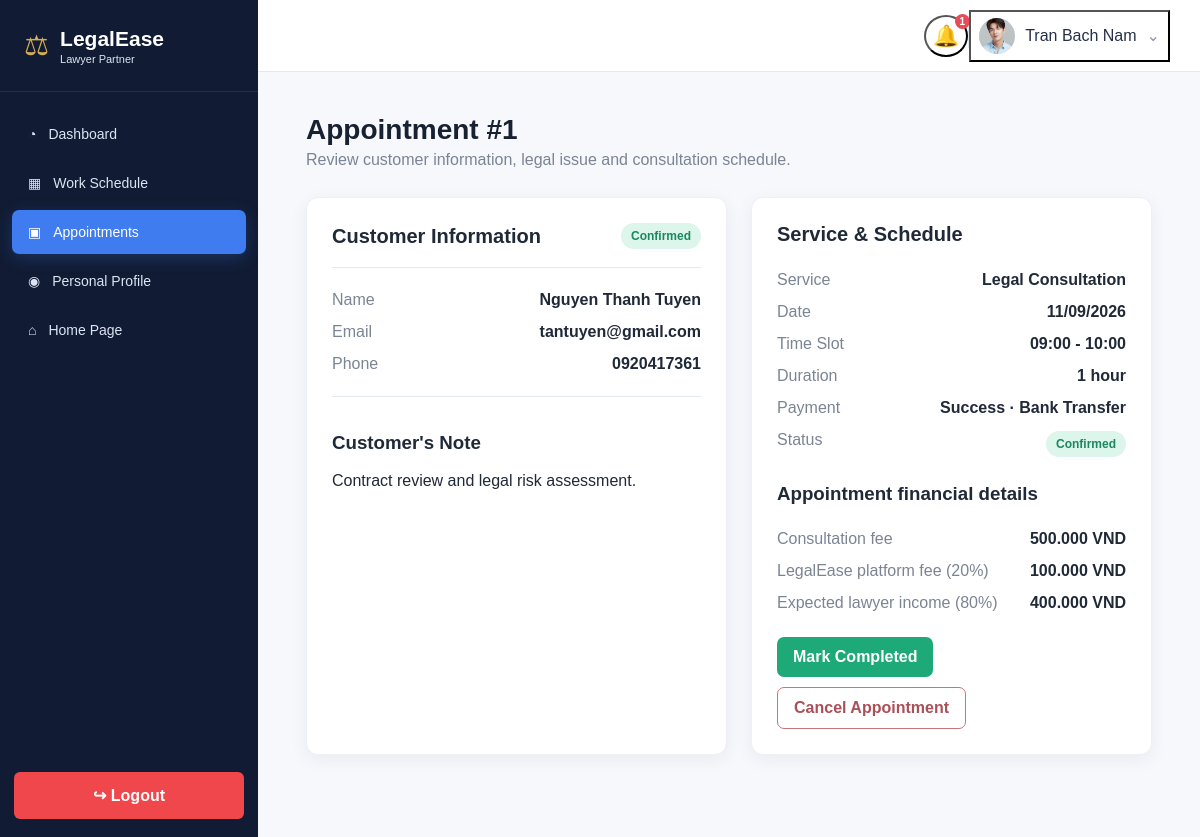
Screenshot of /lawyer/appointment.php?id=1 (signed in) with the database file from the repository.
### tables this page shows
CREATE TABLE lawyer_profiles (
 id INT AUTO_INCREMENT PRIMARY KEY,user_id INT NOT NULL UNIQUE,full_name VARCHAR(150) NOT NULL,phone VARCHAR(30) DEFAULT '',experience_years INT NOT NULL DEFAULT 0,bio TEXT,
 office_address VARCHAR(255) DEFAULT '',location_id INT NULL,is_verified TINYINT(1) NOT NULL DEFAULT 0,rating DECIMAL(2,1) NOT NULL DEFAULT 0.0,
 consultation_fee DECIMAL(10,2) NOT NULL DEFAULT 500000,avatar_file VARCHAR(255) DEFAULT '',created_at DATETIME NOT NULL DEFAULT CURRENT_TIMESTAMP,
 CONSTRAINT fk_lawyer_user FOREIGN KEY(user_id) REFERENCES users(id) ON DELETE CASCADE,
 CONSTRAINT fk_lawyer_location FOREIGN KEY(location_id) REFERENCES locations(id) ON DELETE SET NULL
);

CREATE TABLE appointments (
 id INT AUTO_INCREMENT PRIMARY KEY,slot_id INT NOT NULL,customer_id INT NOT NULL,lawyer_id INT NOT NULL,service_name VARCHAR(150) DEFAULT 'Legal Consultation',note TEXT NOT NULL,
 appointment_date DATE NOT NULL,start_time TIME NOT NULL,end_time TIME NOT NULL,fee DECIMAL(10,2) NOT NULL DEFAULT 0,status ENUM('Pending','Confirmed','Completed','Cancelled') NOT NULL DEFAULT 'Pending',notes TEXT DEFAULT NULL,
 cancel_reason VARCHAR(255) DEFAULT NULL,cancelled_by ENUM('customer','lawyer','admin') DEFAULT NULL,
 created_at DATETIME NOT NULL DEFAULT CURRENT_TIMESTAMP,updated_at DATETIME NULL,payment_due_at DATETIME NULL,payment_reminder_sent_at DATETIME NULL,INDEX idx_appt_lawyer_status(lawyer_id,status),INDEX idx_appt_customer_status(customer_id,status),
 CONSTRAINT fk_appt_slot FOREIGN KEY(slot_id) REFERENCES availability_slots(id),CONSTRAINT fk_appt_customer FOREIGN KEY(customer_id) REFERENCES customer_profiles(id) ON DELETE CASCADE,
 CONSTRAINT fk_appt_lawyer FOREIGN KEY(lawyer_id) REFERENCES lawyer_profiles(id) ON DELETE CASCADE
);

CREATE TABLE customer_profiles (
 id INT AUTO_INCREMENT PRIMARY KEY,user_id INT NOT NULL UNIQUE,full_name VARCHAR(150) NOT NULL,phone VARCHAR(30) DEFAULT '',address VARCHAR(255) DEFAULT '',avatar_file VARCHAR(255) DEFAULT '',gender ENUM('Male','Female','Other') NULL,birth_date DATE NULL,
 CONSTRAINT fk_customer_user FOREIGN KEY(user_id) REFERENCES users(id) ON DELETE CASCADE
);

CREATE TABLE users (
  id INT AUTO_INCREMENT PRIMARY KEY,
  name VARCHAR(150) NOT NULL,
  email VARCHAR(150) NOT NULL UNIQUE,
  password VARCHAR(255) NOT NULL,
  role ENUM('admin','lawyer','customer') NOT NULL,
  is_active TINYINT(1) NOT NULL DEFAULT 1,
  created_at DATETIME NOT NULL DEFAULT CURRENT_TIMESTAMP
);

CREATE TABLE availability_slots (
 id INT AUTO_INCREMENT PRIMARY KEY,lawyer_id INT NOT NULL,available_date DATE NOT NULL,start_time TIME NOT NULL,end_time TIME NOT NULL,is_available TINYINT(1) NOT NULL DEFAULT 1,created_at DATETIME NOT NULL DEFAULT CURRENT_TIMESTAMP,
 INDEX idx_slot_lawyer_date(lawyer_id,available_date),CONSTRAINT fk_slot_lawyer FOREIGN KEY(lawyer_id) REFERENCES lawyer_profiles(id) ON DELETE CASCADE
);

CREATE TABLE payments (
 id INT AUTO_INCREMENT PRIMARY KEY,appointment_id INT NOT NULL UNIQUE,customer_id INT NOT NULL,lawyer_id INT NOT NULL,amount DECIMAL(10,2) NOT NULL DEFAULT 0,method VARCHAR(50) DEFAULT '',
 status ENUM('Pending','Success','Cancelled','Failed','Refund Pending','Refunded','Partially Refunded') NOT NULL DEFAULT 'Pending',created_at DATETIME NOT NULL DEFAULT CURRENT_TIMESTAMP,paid_at DATETIME NULL,updated_at DATETIME NULL,
 CONSTRAINT fk_payment_appt FOREIGN KEY(appointment_id) REFERENCES appointments(id) ON DELETE CASCADE,
 CONSTRAINT fk_payment_customer FOREIGN KEY(customer_id) REFERENCES customer_profiles(id) ON DELETE CASCADE,
 CONSTRAINT fk_payment_lawyer FOREIGN KEY(lawyer_id) REFERENCES lawyer_profiles(id) ON DELETE CASCADE
);

### lawyer/appointment.php (the view, shortened to what the rows shown need)
<?php
require_once __DIR__.'/../includes/lawyer_layout.php';
$lid=current_lawyer_id($pdo);
$id=(int)($_GET['id']??$_POST['id']??0);
function load_lawyer_appointment(PDO $pdo, int $id, int $lid):?array {
    $s=$pdo->prepare("SELECT a.*,cp.full_name customer_name,cp.phone customer_phone,u.email customer_email,cp.user_id customer_user_id,vs.available_date,vs.start_time,vs.end_time,p.id payment_id,p.status payment_status,p.amount payment_amount,p.method payment_method,r.refund_amount,r.cancellation_fee,r.lawyer_compensation,r.platform_fee refund_platform_fee FROM appointments a JOIN customer_profiles cp ON cp.id=a.customer_id JOIN users u ON u.id=cp.user_id JOIN availability_slots vs ON vs.id=a.slot_id LEFT JOIN payments p ON p.appointment_id=a.id LEFT JOIN refunds r ON r.appointment_id=a.id WHERE a.id=? AND a.lawyer_id=?");
    $s->execute([$id, $lid]);
    $r=$s->fetch();
    return$r?:null;
}
$a=load_lawyer_appointment($pdo, $id, $lid);
if(!$a) {
    http_response_code(404);
    exit('Appointment not found.');
}$gross=(float)($a['payment_amount']??$a['fee']);
$platform=$gross*.20;
$net=$gross*.80;
$cancelLawyer=(float)($a['lawyer_compensation']??0);
$cancelPlatform=(float)($a['refund_platform_fee']??0);
$cancelRefund=(float)($a['refund_amount']??0);
$cancelFee=(float)($a['cancellation_fee']??0);
lawyer_shell_start('Appointment #'.$id, 'Review customer information, legal issue and consultation schedule.');
?>
<div class="detail-grid">
<div class="card">
<div class="card-header">
<h2>Customer Information</h2>
<span class="badge <?=lawyer_badge_class($a['status'])?>"><?=e($a['status'])?></span>
</div>
<div class="info-block">
<div class="info-row">
<span>Name</span>
<strong><?=e($a['customer_name'])?></strong>
</div>
<div class="info-row">
<span>Email</span>
<strong><?=e($a['customer_email'])?></strong>
</div>
<div class="info-row">
<span>Phone</span>
<strong><?=e($a['customer_phone'])?></strong>
</div>
</div>
<div class="info-block">
<h3>Customer's Note</h3>
<p><?=trim((string)$a['note'])!==''?nl2br(e($a['note'])):'No description provided.'?></p>
</div><?php
if($a['status']==='Cancelled'):?><?php
$cancelSource=(str_starts_with((string)$a['cancel_reason'], 'Automatically cancelled')?'System':(ucfirst((string)($a['cancelled_by']?:'System'))));
?><div class="info-block cancellation-reason-box">
<h3>Cancellation reason</h3>
<p>
<strong>Cancelled by: <?=e($cancelSource)?></strong>
</p>
<p><?=trim((string)$a['cancel_reason'])!==''?nl2br(e($a['cancel_reason'])):'No specific cancellation reason was recorded.'?></p>
</div><?php
endif?></div>
<div class="card">
<div class="card-header">
<h2>Service & Schedule</h2>
</div>
<div class="info-row">
<span>Date</span>
<strong><?=e(date('d/m/Y', strtotime($a['available_date'])))?></strong>
</div>
<div class="info-row">
<span>Time Slot</span>
<strong><?=e(substr($a['start_time'], 0, 5))?> - <?=e(substr($a['end_time'], 0, 5))?></strong>
</div>
<div class="info-row">
<span>Payment</span>
<strong><?=e($a['payment_status']??'Pending')?><?=!empty($a['payment_method'])?' · '.e($a['payment_method']):''?></strong>
</div>
<div class="info-row">
<span>Status</span>
<span class="badge <?=lawyer_badge_class($a['status'])?>"><?=e($a['status'])?></span>
</div>
<?php
if(in_array($a['status'], ['Confirmed', 'Cancelled', 'Completed'], true)):?><div class="appointment-finance-box">
<h3>Appointment financial details</h3>
<div class="info-row">
<span>Consultation fee</span>
<strong><?=money_usd($gross)?></strong>
</div><?php
if($a['status']==='Cancelled'):?><div class="info-row">
<span>Cancellation fee</span>
<strong><?=money_usd($cancelFee)?></strong>
</div>
<div class="info-row">
<span>Customer refund</span>
<strong><?=money_usd($cancelRefund)?></strong>
</div>
<div class="info-row">
<span>Lawyer compensation</span>
<strong><?=money_usd($cancelLawyer)?></strong>
</div>
<div class="info-row">
<span>LegalEase platform fee</span>
<strong><?=money_usd($cancelPlatform)?></strong>
</div><?php
else:?><div class="info-row">
<span>LegalEase platform fee (20%)</span>
<strong><?=money_usd($platform)?></strong>
</div>
<div class="info-row">
<span><?=$a['status']==='Completed'?'Your income (80%)':'Expected lawyer income (80%)'?></span>
<strong><?=money_usd($net)?></strong>
</div><?php
endif?><?php
endif?></div><?php
endif?>
</div>
</div>
<?php
lawyer_shell_end();
?>

### includes/lawyer_layout.php (shortened to what the rows shown need)
<?php
require_once __DIR__ . '/bootstrap.php';
function lawyer_badge_class(string $status): string {
    $s=strtolower($status);
    return match($s) {
        'pending'=>'badge-pending', 'confirmed'=>'badge-confirmed', 'completed'=>'badge-completed', 'cancelled', 'rejected'=>'badge-cancelled', 'approved', 'available'=>'badge-approved', 'new'=>'badge-new', 'answered'=>'badge-answered', default=>'badge-neutral'
    };
}
function lawyer_shell_start(string $title, string $subtitle=''):void {
    $uid=(int)(user()['id']??0);
    global $pdo;
    $profile=null;
    if($uid) {
        $p=$pdo->prepare('SELECT lp.id,lp.avatar_file,lp.full_name,lp.is_verified,u.email FROM lawyer_profiles lp JOIN users u ON u.id=lp.user_id WHERE lp.user_id=?');
        $p->execute([$uid]);
        $profile=$p->fetch();
    }
    $avatar=avatar_url($profile['avatar_file']??'');
    $cssVer=@filemtime(__DIR__.'/../assets/css/lawyer.css')?:time();
    echo '<!doctype html><html lang="en"><head><meta charset="utf-8"><meta name="viewport" content="width=device-width,initial-scale=1"><title>'.e($title).' | LegalEase</title><link rel="stylesheet" href="/LegalEase_eProject/assets/css/lawyer.css?v='.$cssVer.'"></head><body>';
    echo '<div class="lawyer-layout"><aside class="sidebar"><div class="brand"><div class="brand-mark">⚖</div><div><strong>LegalEase</strong><span>Lawyer Partner</span></div></div><nav class="sidebar-nav">';
    echo '<a href="/LegalEase_eProject/index.php"><span>⌂</span> Home Page</a></nav><a class="logout-btn" href="/LegalEase_eProject/logout.php">↪ Logout</a></aside>';
    echo '<section class="content-shell"><header class="topbar"><div></div><div class="topbar-actions">';
    echo '<div class="topbar-menu profile-menu-wrap"><button type="button" class="profile-trigger" data-menu="profileMenu">'.'<img src="'.e($avatar).'" alt="Profile">'.'<span>'.e($profile['full_name']??user()['name']??'Lawyer').'</span><span class="chevron">⌄</span></button><div class="dropdown-panel profile-dropdown" id="profileMenu"><div class="profile-dropdown-head">'.'<img src="'.e($avatar).'" alt="Profile">'.'<div><strong>'.e($profile['full_name']??'Lawyer').'</strong><small>'.e($profile['email']??'').'</small><span class="verification-pill">'.(!empty($profile['is_verified'])?'Verified':'Verification pending').'</span></div></div><a href="/LegalEase_eProject/lawyer/profile.php">Manage profile</a><a href="/LegalEase_eProject/lawyer/notifications.php">Notifications</a><a href="/LegalEase_eProject/logout.php">Logout</a></div></div></div></header><main class="main-content">';
    echo '<h1 class="page-title">'.e($title).'</h1>'.($subtitle?'<p class="page-subtitle">'.e($subtitle).'</p>':'');
}
function lawyer_shell_end():void {
    echo '</main></section></div><div class="confirm-modal-backdrop" id="confirmBackdrop"><div class="confirm-modal"><h3>Confirm action</h3><p id="confirmMessage">Are you sure you want to continue?</p><div class="confirm-modal-actions"><button type="button" class="btn btn-light" id="confirmNo">Go back</button><button type="button" class="btn btn-danger" id="confirmYes">Continue</button></div></div></div><script>(function(){document.addEventListener("click",function(e){const btn=e.target.closest("[data-menu]");document.querySelectorAll(".dropdown-panel.open").forEach(p=>{if(!btn||p.id!==btn.dataset.menu)p.classList.remove("open")});if(btn){e.preventDefault();e.stopPropagation();const p=document.getElementById(btn.dataset.menu);if(p)p.classList.toggle("open")}});document.querySelectorAll("[data-note-filter]").forEach(btn=>btn.addEventListener("click",e=>{e.stopPropagation();document.querySelectorAll("[data-note-filter]").forEach(x=>x.classList.remove("active"));btn.classList.add("active");const mode=btn.dataset.noteFilter;document.querySelectorAll("#notificationMenu [data-note-state]").forEach(x=>x.style.display=(mode==="all"||x.dataset.noteState==="unread")?"flex":"none")}));let pending=null,pendingSubmitter=null;const b=document.getElementById("confirmBackdrop"),m=document.getElementById("confirmMessage"),y=document.getElementById("confirmYes"),n=document.getElementById("confirmNo");document.addEventListener("submit",function(e){const t=e.submitter,msg=(t&&t.dataset.confirm)||e.target.dataset.confirm;if(!msg||e.target.dataset.confirmed==="1")return;e.preventDefault();pending=e.target;pendingSubmitter=t||null;m.textContent=msg;b.classList.add("open")});document.addEventListener("click",function(e){const a=e.target.closest("a[data-confirm]");if(!a)return;e.preventDefault();pending=a;pendingSubmitter=null;m.textContent=a.dataset.confirm;b.classList.add("open")});y.onclick=()=>{b.classList.remove("open");if(!pending)return;if(pending.tagName==="FORM"){pending.dataset.confirmed="1";pending.requestSubmit(pendingSubmitter)}else if(pending.href)location.href=pending.href;pending=null;pendingSubmitter=null};n.onclick=()=>{b.classList.remove("open");pending=null;pendingSubmitter=null};})();</script></body></html>';
}?>

### rows the page displays
lawyer_profiles: avatar_file (picture), full_name "Tran Bach Nam"
appointments: status "Confirmed", customer.full_name "Nguyen Thanh Tuyen", users.email "tantuyen@gmail.com", customer.phone "0920417361", note "Contract review and legal risk assessment.", slot.available_date "11/09/2026", slot.start_time "09:00", slot.end_time "10:00", payments.status "Success", payments.method "Bank Transfer", payments.amount "500.000 VND", payments.amount "100.000 VND", payments.amount "400.000 VND"

### other values shown
$icon "◔"
$label "Dashboard"
$icon "▦"
$label "Work Schedule"
$icon "▣"
$label "Appointments"
$icon "◉"
$label "Personal Profile"
$n "1"
$title "Appointment #1"
$subtitle "Review customer information, legal issue and consultation schedule."
